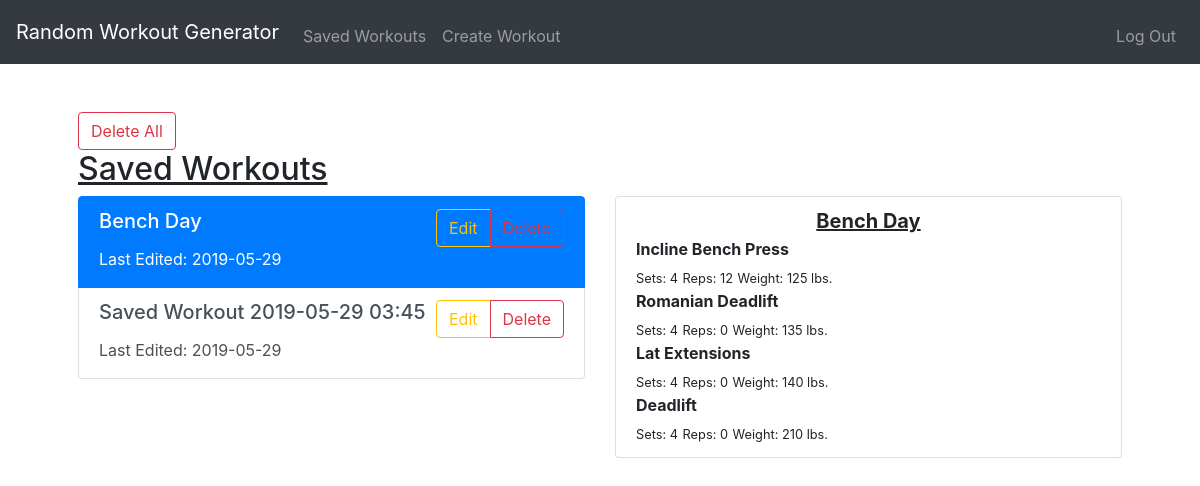
Page /saved (signed in) on the committed database.
### tables this page shows
CREATE TABLE "saved" (
	"workoutName"	text DEFAULT 'Untitled',
	"userID"	integer NOT NULL,
	"exerciseName"	text,
	"groups"	text,
	"type"	text,
	"setCount"	integer,
	"repCount"	integer,
	"weight"	INTEGER,
	"date"	date,
	"workoutID"	INTEGER NOT NULL,
	"exerciseID"	INTEGER
);

### application.py (the view, shortened to what this page needs)
@app.route("/saved", methods=["GET", "POST"])
@login_required
def saved():
    if request.method == "GET":
        user_id = str(session["user_id"])
        saved = db.execute(
            "SELECT * FROM saved where userID = :userID ORDER BY date DESC", userID=user_id)
        seen = set()
        ids = [x['workoutID'] for x in saved if not (
            x['workoutID'] in seen or seen.add(x['workoutID']))]
        return render_template("saved.html", saved=saved, ids=ids)

### application.py (called while the page is built)
@app.after_request
def after_request(response):
    response.headers["Cache-Control"] = "no-cache, no-store, must-revalidate"
    response.headers["Expires"] = 0
    response.headers["Pragma"] = "no-cache"
    return response

### helpers.py (called while the page is built)
def login_required(f):
    @wraps(f)
    def decorated_function(*args, **kwargs):
        if session.get("user_id") is None:
            return redirect("/login")
        return f(*args, **kwargs)
    return decorated_function

### templates/saved.html (shortened to what this page needs)
{% extends "layout.html" %}
{% block main %}
    <button type="button" class="btn btn-outline-danger" data-toggle="modal" data-target="#deleteAllWorkouts">Delete All</button>
    <p class="h2"><u>Saved Workouts</u></p>
    <div class="row">
        <div class="col-6">
            <div class="list-group" id="list-tab" role="tablist">
            {% set workout = {'workoutID': "", 'workoutName': "", 'date': ""} %}
            {% for id in ids %}
                {% if loop.index == 1 %}
                <a class="list-group-item list-group-item-action active" data-toggle="list" href="#workoutList{{id}}" role="tab" aria-controls="-workoutList{{id}}" id="-workoutList{{id}}">
                {% else %}
                <a class="list-group-item list-group-item-action" data-toggle="list" href="#workoutList{{id}}" role="tab" aria-controls="-workoutList{{id}}" id="-workoutList{{id}}">
                {% endif %}
                    <div class="d-flex w-100 justify-content-between savedWorkout">
                        <h5 class="mb-1">{{ workout["workoutName"]}}</h5>
                        <div class="btn-group" role="group" aria-label="Basic example">
                            <button type="button" onclick="editWorkout({{id}})" id="edit-{{id}}" class="btn btn-outline-warning">Edit</button>
                            <button type="button"  class="btn btn-outline-danger"
                                data-toggle="modal" data-target="#deleteWorkoutModal{{id}}">Delete</button>
                        </div>
                    </div>
                    <p class="mb-1">Last Edited: {{workout["date"]}}</p>
                </a>
            {% endfor %}
            </div>
        </div>
        <div class="col-6">
            <div class="tab-content" id="nav-tabContent">
                {% for id in ids %}
                {% if loop.index == 1 %}
                <div class="tab-pane fade show active" id="workoutList{{id}}" role="tabpanel" aria-labelledby="-workoutList{{id}}">
                {% else %}
                <div class="tab-pane fade" id="workoutList{{id}}" role="tabpanel" aria-labelledby="-workoutList{{id}}">
                {% endif %}
                    <div class="list-group">
                        <a class="list-group-item list-group-item-action">
                            <div class="d-flex w-100 justify-content-center">
                                <h5 class="mb-1"><b><u>{{workout["workoutName"]}}</u></b></h5>
                            </div>
                            {% for workout_ in saved %}
                                {% if workout_["workoutID"] == id %}
                                    <p class="mb-1"><b>{{workout_["exerciseName"]}}</b></p>
                                    <small>Sets: {{workout_["setCount"]}}</small>
                                    <small>Reps: {{workout_["repCount"]}}</small>
                                    <small>Weight: {{workout_["weight"]}} lbs.</small>
                                {% endif %}
                            {% endfor %}
                        </a>
                    </div>
                </div>
                {% endfor %}
            </div>
        </div>
    </div>
{% endblock %}

### templates/layout.html (shortened to what this page needs)
<!DOCTYPE html>
<html lang="en">
<head>
  <link rel="stylesheet" href="https://stackpath.bootstrapcdn.com/bootstrap/4.3.1/css/bootstrap.min.css">
  <link href="/static/styles.css" rel="stylesheet" />
</head>
<body>
  <nav class="navbar navbar-dark bg-dark navbar-expand-lg">
    <a class="navbar-brand" href="/"><span>Random Workout Generator</span></a>
    <div class="collapse navbar-collapse" id="navbar">
      {% if session.user_id %}
      <ul class="navbar-nav mr-auto mt-2">
        <li class="nav-item"><a class="nav-link" href="/saved">Saved Workouts</a></li>
        <li class="nav-item"><a class="nav-link" href="/create">Create Workout</a></li>
      </ul>
      <ul class="navbar-nav ml-auto mt-2">
        <li class="nav-item"><a class="nav-link" href="/logout">Log Out</a></li>
      </ul>
      {% else %}
      <ul class="navbar-nav ml-auto mt-2">
        <li class="nav-item"><a class="nav-link" href="/register">Register</a></li>
        <li class="nav-item"><a class="nav-link" href="/login">Log In</a></li>
      </ul>
      {% endif %}
    </div>
  </nav>
  <main class="container p-5">
    {% block main %}{% endblock %}
  </main>
</body>
</html>

### rows in the picture
saved: exerciseName "Incline Bench Press", setCount "4", repCount "12", weight "125"
saved: workoutName "Bench Day", date "2019-05-29", exerciseName "Deadlift", setCount "4", repCount "0", weight "210"
saved: workoutName "Saved Workout 2019-05-29 03:45", date "2019-05-29"
saved: exerciseName "Romanian Deadlift", setCount "4", repCount "0", weight "135"
saved: exerciseName "Lat Extensions", setCount "4", repCount "0", weight "140"
